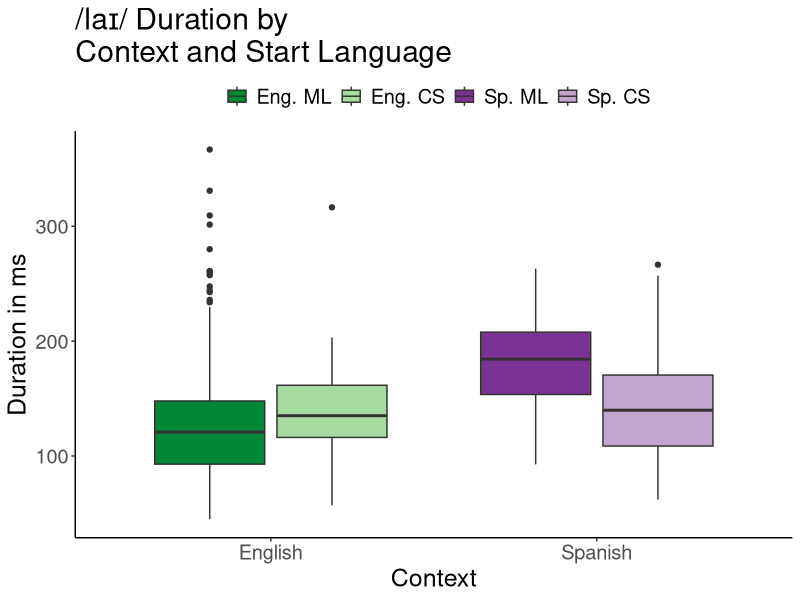
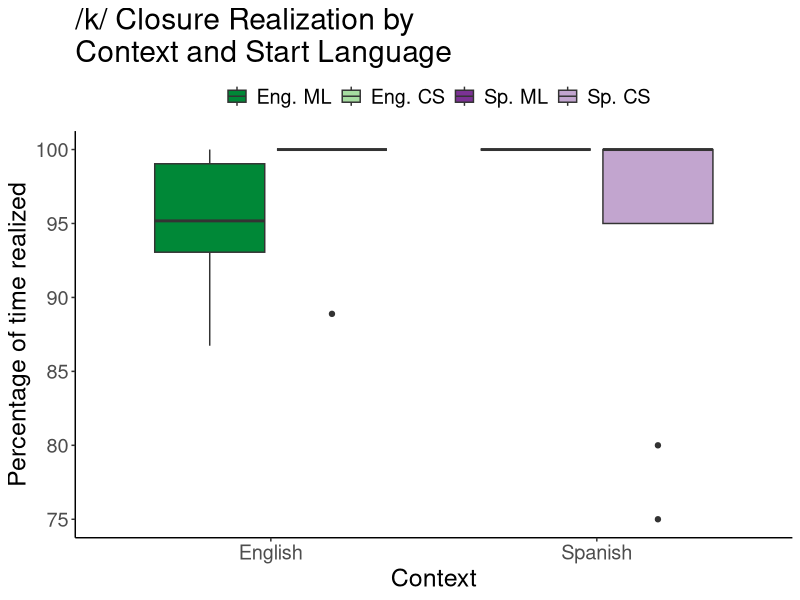
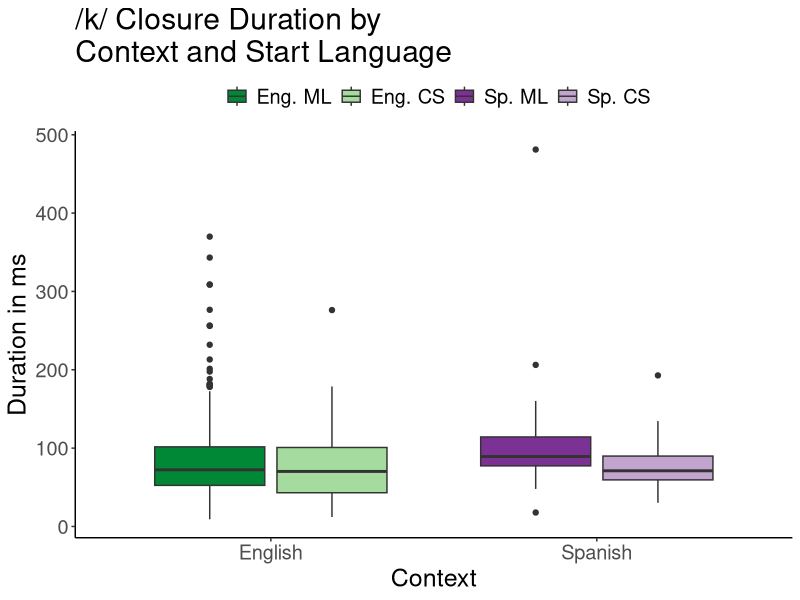
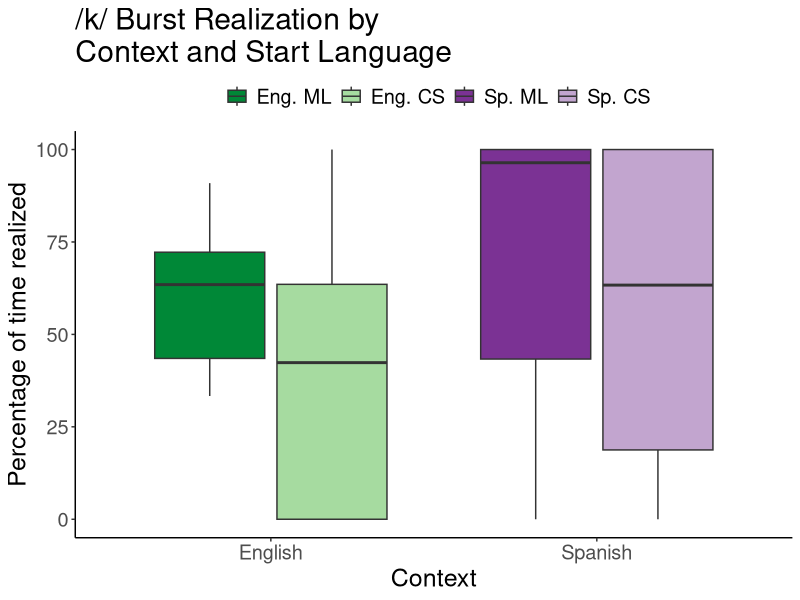
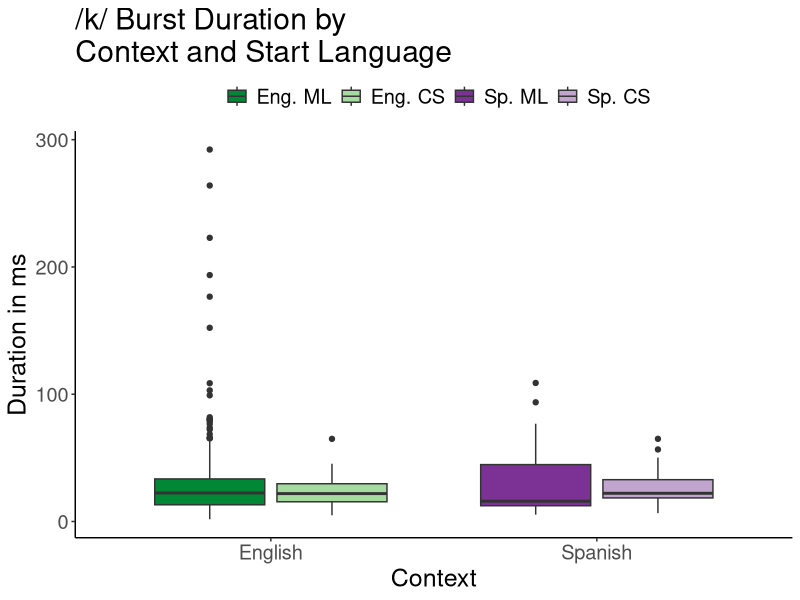

These figures' R source, in order:
## LOAD PACKAGES
library(dplyr)
library(lme4)
library(ggplot2)
library(RColorBrewer)


## SET COLORS
colors = brewer.pal(5, "PRGn")
col_eng = colors[5]
col_sp = colors[1]
col_cses = colors[4]
col_csse = colors[2]



## READ IN DATA AND CLEAN
data = read.table("data/duration.txt", header=T, sep="\t")

# Get rid of 'verb' tokens
data = subset(data, gram_cat!="V")
	data$gram_cat = factor(data$gram_cat)
	
# Get rid of 'CS3' tokens
data = subset(data, context_cat!="CS3")
	data$context_cat = factor(data$context_cat)
	data$context_start_lg = factor(data$context_start_lg)
	data$context_specific = factor(data$context_specific)
	
# Subset out data with main code-switching tokens
data_sub = subset(data, context_specific=="E" | context_specific=="S" | context_specific=="CS_ES" | context_specific=="CS_SE")
	data_sub$context_specific = factor(data_sub$context_specific)
	data_sub$context_cat = factor(data_sub$context_cat)
	data_sub$context_start_lg = factor(data_sub$context_start_lg)
	
# Reorder and rename variables
data_sub = data_sub %>%
  mutate(context_cat = factor(context_cat, levels=c("ML", "CS"), labels=c("monolingual", "code-switching"))) %>%
  mutate(context_start_lg = factor(context_start_lg, levels=c("E", "S"), labels=c("English", "Spanish"))) %>%
  mutate(context_specific = ifelse(context_start_lg == "English" & context_cat == "monolingual", "Eng. ML",
                            ifelse(context_start_lg == "English" & context_cat == "code-switching", "Eng. CS",
                            ifelse(context_start_lg == "Spanish" & context_cat == "monolingual", "Sp. ML", "Sp. CS")))) %>%
  mutate(context_specific = factor(context_specific, levels=c("Eng. ML", "Eng. CS", "Sp. ML", "Sp. CS")))

# Organize data for boxplot of burst production
data_burst = aggregate(data_sub$burst_presence, by=list(data_sub$context_cat, data_sub$context_start_lg), FUN=mean)
	colnames(data_burst) = c("context_cat", "context_start_lg", "burst_percentage")
	
# Make summary data for closure realization
data_closure_sum = data_sub %>%
  group_by(speaker, context_specific, context_start_lg) %>%
  summarise(perc_prod = mean(closure_presence) * 100) %>%
  ungroup()

# Make summary data for burst realization
data_burst_sum = data_sub %>%
  group_by(speaker, context_specific, context_start_lg) %>%
  summarise(perc_prod = mean(burst_presence) * 100) %>%
  ungroup()
	

## MAKE PLOTS
# Boxplot of like duration
duration_plot <- ggplot(data_sub, aes(x=context_start_lg, y=like_duration_ms)) +
					geom_boxplot(aes(fill=context_specific)) +
					#scale_fill_manual(values=c("white", "grey")) +
          scale_fill_manual(values=c(col_eng, col_cses, col_sp, col_csse)) +
					ggtitle("/la\u026A/ Duration by\nContext and Start Language") +
					xlab("Context") +
					ylab("Duration in ms") +
					guides(fill=guide_legend(title="")) +
					theme_bw() +
					theme(text=element_text(size=18), title=element_text(size=18), panel.border = element_blank(), panel.grid.major = element_blank(), panel.grid.minor = element_blank(), axis.line = element_line(colour = "black"),
					      legend.position="top", legend.key=element_blank())

cairo_pdf("figures/like_duration.pdf")
duration_plot
dev.off()

# Boxplot of closure realization
closure_realization_plot <- ggplot(data_closure_sum, aes(x=context_start_lg, y=perc_prod)) +
  geom_boxplot(aes(fill=context_specific)) +
  #scale_fill_manual(values=c("white", "grey")) +
  scale_fill_manual(values=c(col_eng, col_cses, col_sp, col_csse)) +
  ggtitle("/k/ Closure Realization by\nContext and Start Language") +
  xlab("Context") +
  ylab("Percentage of time realized") +
  guides(fill=guide_legend(title="")) +
  theme_bw() +
  theme(text=element_text(size=18), title=element_text(size=18), panel.border = element_blank(), panel.grid.major = element_blank(), panel.grid.minor = element_blank(), axis.line = element_line(colour = "black"),
        legend.position="top", legend.key=element_blank())

pdf("figures/closure_realization.pdf")
closure_realization_plot
dev.off()
	
# Boxplot of closure duration
data_clos = subset(data_sub, closure_duration > 0)
closure_duration_plot <- ggplot(data_clos, aes(x=context_start_lg, y=closure_duration)) +
					geom_boxplot(aes(fill=context_specific)) +
					#scale_fill_manual(values=c("white", "grey")) +
          scale_fill_manual(values=c(col_eng, col_cses, col_sp, col_csse)) +
					ggtitle("/k/ Closure Duration by\nContext and Start Language") +
					xlab("Context") +
					ylab("Duration in ms") +
          guides(fill=guide_legend(title="")) +
					theme_bw() +
          theme(text=element_text(size=18), title=element_text(size=18), panel.border = element_blank(), panel.grid.major = element_blank(), panel.grid.minor = element_blank(), axis.line = element_line(colour = "black"),
            legend.position="top", legend.key=element_blank())
	pdf("figures/closure_duration.pdf")
closure_duration_plot
	dev.off()
	
# Boxplot of burst realization
burst_realization_plot <- ggplot(data_burst_sum, aes(x=context_start_lg, y=perc_prod)) +
	  geom_boxplot(aes(fill=context_specific)) +
	  #scale_fill_manual(values=c("white", "grey")) +
	  scale_fill_manual(values=c(col_eng, col_cses, col_sp, col_csse)) +
	  ggtitle("/k/ Burst Realization by\nContext and Start Language") +
	  xlab("Context") +
	  ylab("Percentage of time realized") +
	  guides(fill=guide_legend(title="")) +
	  theme_bw() +
	  theme(text=element_text(size=18), title=element_text(size=18), panel.border = element_blank(), panel.grid.major = element_blank(), panel.grid.minor = element_blank(), axis.line = element_line(colour = "black"),
	        legend.position="top", legend.key=element_blank())

pdf("figures/burst_realization.pdf")
burst_realization_plot
dev.off()
	
# Boxplot of burst duration
data_burst = subset(data_sub, burst_duration > 0)
burst_duration_plot <- ggplot(data_burst, aes(x=context_start_lg, y=burst_duration)) +
					geom_boxplot(aes(fill=context_specific)) +
					#scale_fill_manual(values=c("white", "grey")) +
          scale_fill_manual(values=c(col_eng, col_cses, col_sp, col_csse)) +
					ggtitle("/k/ Burst Duration by\nContext and Start Language") +
					xlab("Context") +
					ylab("Duration in ms") +
          guides(fill=guide_legend(title="")) +
					theme_bw() +
          theme(text=element_text(size=18), title=element_text(size=18), panel.border = element_blank(), panel.grid.major = element_blank(), panel.grid.minor = element_blank(), axis.line = element_line(colour = "black"),
              legend.position="top", legend.key=element_blank())
	pdf("figures/burst_duration.pdf")
burst_duration_plot
	dev.off()
